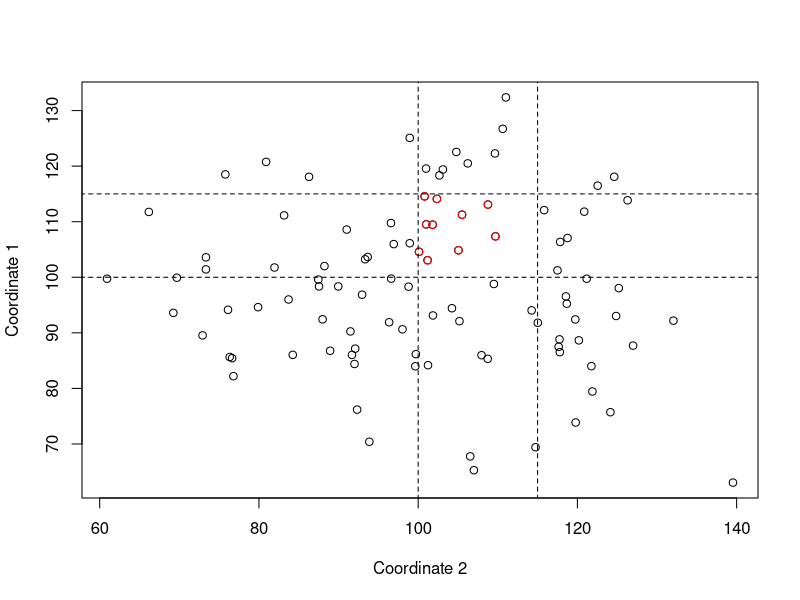
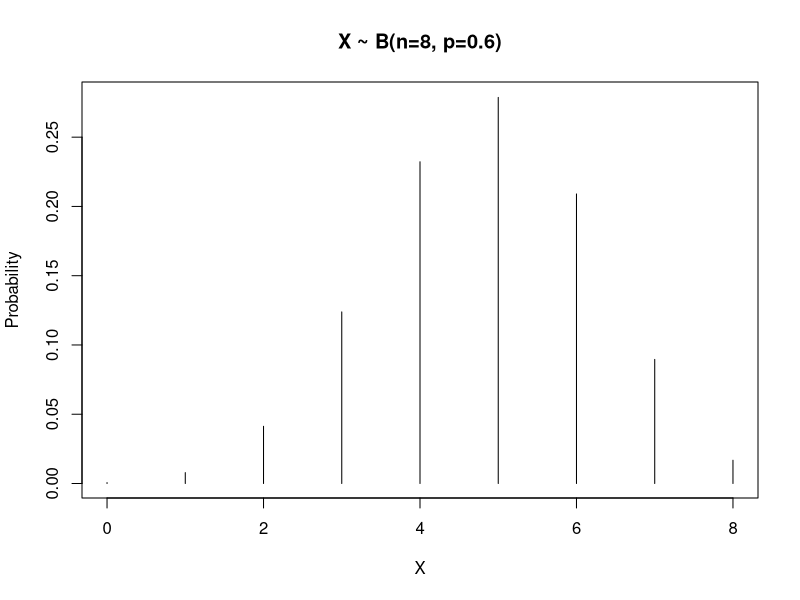
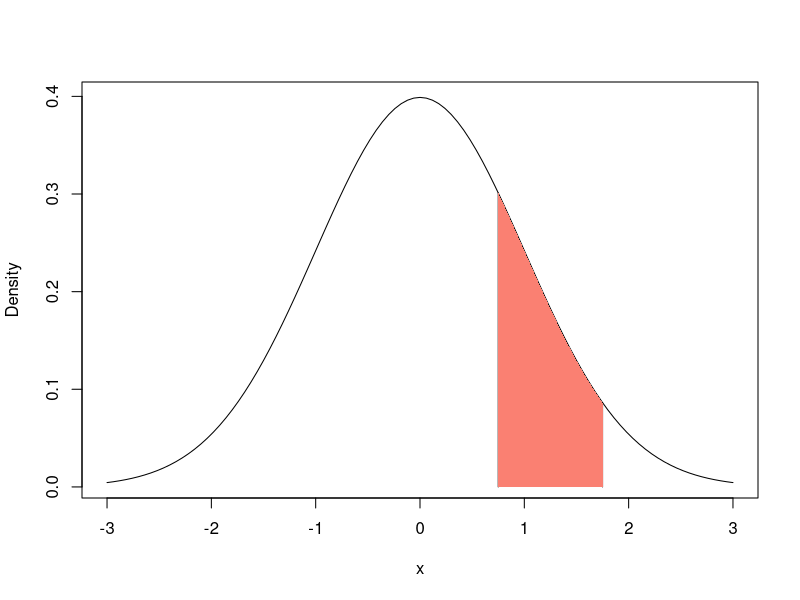
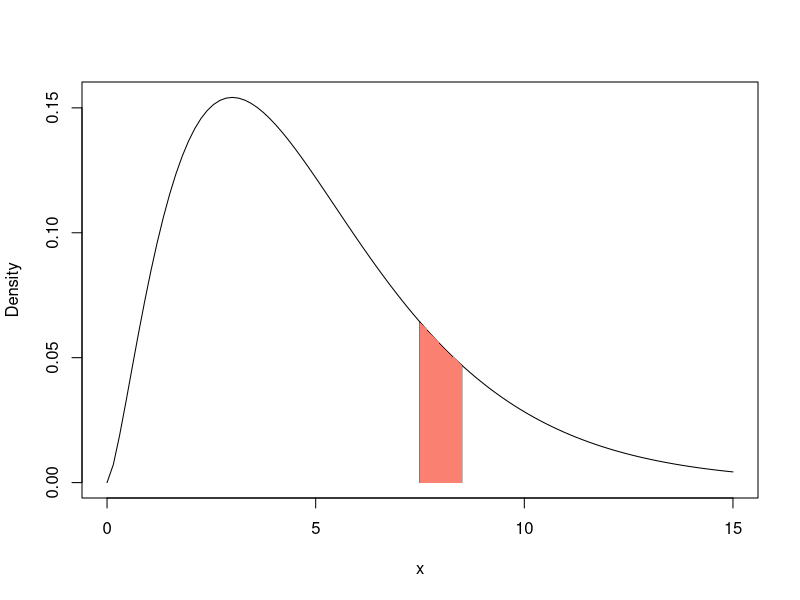
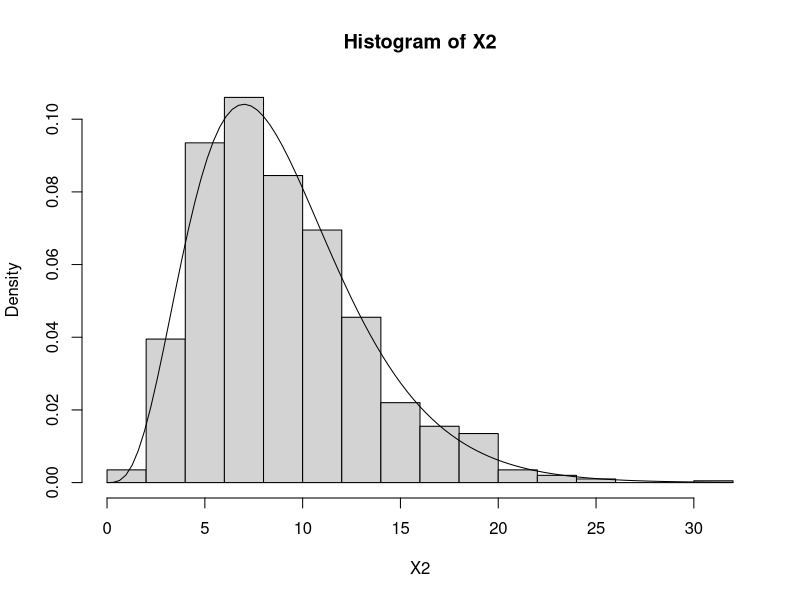
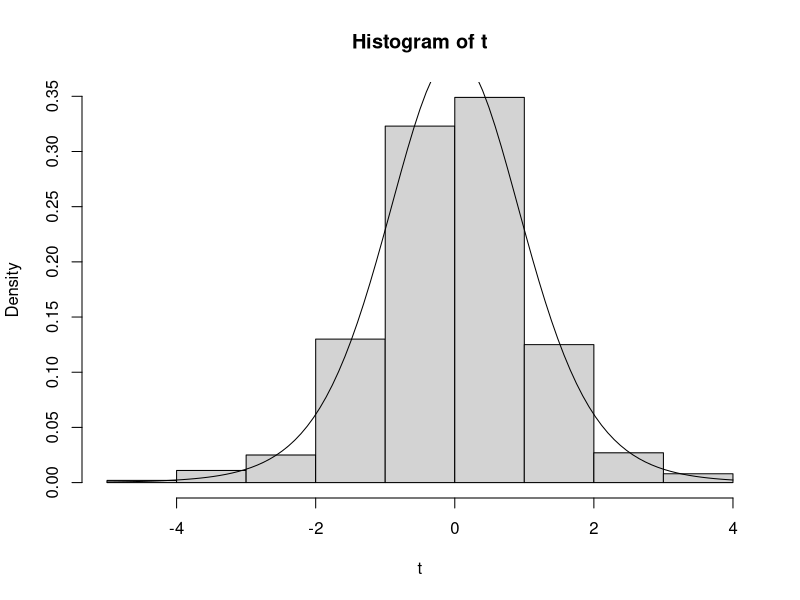

Recreate these plots in R, in order.
#===============================================================================
# CURSO:   BEGINNER AND INTERMEDIATE LEVEL R COURSE
# SCRIPT:  2. Vectors
# AUTORES: Marcos Jimenez
#===============================================================================

#-------------
# 2.1. Vectors
#-------------

n <- c(1, 2, 3, 4)                           # Numeric
l <- c(TRUE, FALSE)                          # Logical
k <- c("cat", "dog")                         # Character
k <- factor(c("cat", "dog"), ordered = TRUE) # Factor
x <- c(1 + 2i, 4i)                           # Complex

# Preference order:
# 1. Character
# 2. Complex
# 3. Numeric
# 4. Logical / Factor

#-----------------------------
# 2.2. Construction of vectors
#-----------------------------

# Vector of numbers from 0 to 20 by steps of 2:
y <- seq(from = 0, to = 20, by = 2)
w <- 1:4 # Vector of integers from 1 to 4

# Concatenate the vectors:
z <- c(y, w)

# Take samples from random variables:
set.seed(2025)                       # Fix the seed to get the same results
rbinom(n = 10, size = 5, prob = 0.5) # 10 samples from the binomial distribution
rnorm(n = 10, mean = 0, sd = 1)      # 10 samples from the normal distribution
rt(n = 10, df = 5)                   # 10 samples from the t distribution
rchisq(n = 10, df = 5)               # 10 samples from the chi2 distribution
runif(n = 10, min = 0, max = 1)      # 10 samples from the uniform distribution

# Extract 10 elements from letters with replacement at random:
sample(x = letters, size = 10, replace = TRUE)

# Extract 5 elements from c("Hombre", "Mujer") with replacement at random:
sample(c("dog", "cat"), size = 5, replace = TRUE)

# Automatic creation of long character vectors:
paste("Sujeto", 1:20, sep = "")

#---------------------
# 2.3. Vector indexing
#---------------------

z <- 1:6

# Extract elements:
z[1]
z[c(2, 5)]

# Remove elements:
z[-1]
z[-c(2, 5)]

#-----------------------------------
# 2.4. Functions for numeric vectors
#-----------------------------------

# Extract 6 samples from (1:5) with replacement:
x <- sample(x = 1:5, size = 6, replace = TRUE)

mean(x)        # Mean
median(x)      # Median
var(x)         # Cuasi-Variance
sd(x)          # Cuasi-Standard deviation
min(x)         # Minimum
max(x)         # Maximum
sum(x)         # Sum
prod(x)        # Product
log(x)         # Logarithm
exp(x)         # Exponential
length(x)      # Length of the vector
head(x, n = 3) # Print the first 3 elements
tail(x, n = 3) # Print the last 3 elements
table(x)       # Frequencies of each element in the vector

?mean                 # Check the documentation of the function
x[1] <- NA            # NA: Non Available
mean(x, na.rm = TRUE) # Mean discarding Non Available values

#---------------------------------------------
# 2.4.1 Plot two numeric vectors (scatterplot)
#---------------------------------------------

# Create random deviates:
x <- rnorm(n = 100, mean = 100, sd = 15) # 10 samples from a normal distribution
y <- rnorm(n = 100, mean = 100, sd = 15) # 10 samples from a normal distribution

plot(x, y, ylab = "Coordinate 1", xlab = "Coordinate 2")

# Highlight specific coordinates:
condition <- x > 100 & x < 115 & y > 100 & y < 115
indices <- which(condition) # Get the indices that satisfy the condition
points(x[indices], y[indices], col = "red") # Hightlight these points in red

# Draw segments:
segments(x0 = 100, x1 = 100, y0 = 0, y1 = 150, lty = "dashed")
segments(x0 = 115, x1 = 115, y0 = 0, y1 = 150, lty = "dashed")
segments(x0 = 0, x1 = 150, y0 = 100, y1 = 100, lty = "dashed")
segments(x0 = 0, x1 = 150, y0 = 115, y1 = 115, lty = "dashed")

#-------------------------------------------
# 2.5. Simulation of common random variables
#-------------------------------------------

#----------------------------
# 2.5.1 Binomial distribution
#----------------------------

set.seed(123)                           # Random seed
N <- 1000                               # Sample size
n <- 8                                  # Number of trials
prob <- 0.60                            # Probability of success
b <- rbinom(N, size = n, prob = prob)   # 1000 samples from Binomial
empirical <- table(b)/1000              # Empirical proportions

factural <- dbinom(0:n, size = n,
                   prob = prob)         # Theoretical proportions
cbind(empirical, factural)              # Compare empirical and theoretical

# Plot the theoretical distribution:
plot(0:n, factural, main = paste("X ~ B(n=", n, ", p=", prob, ")", sep = ""),
     xlab = "X", ylab = "Probability", type = "h")

#--------------------------
# 2.5.2 Normal distribution
#--------------------------

# Take 100000 samples from the standard normal distribution:
X <- rnorm(n = 100000, mean = 0, sd = 1)

# Simulate the probability density of x = 1.25:
x <- 1.25
delta <- 1
mean((X > x-delta/2 & X < x+delta/2)) / delta

# Compare with the actual probability density:
dnorm(x, mean = 0, sd = 1)

# Visualize the probability density:
curve(dnorm(x, mean = 0, sd = 1), xlim = c(-3, 3), ylab = "Density")
segments(x0 = x-delta/2,
         x1 = x-delta/2,
         y0 = 0,
         y1 = dnorm(x-delta/2))
segments(x0 = x+delta/2,
         x1 = x+delta/2,
         y0 = 0,
         y1 = dnorm(x+delta/2))

# Create intervals for x and y coordinates:
x_fill <- seq(x - delta/2, x + delta/2, length.out = 100)
y_fill <- dnorm(x_fill, mean = 0, sd = 1)

# Use polygon to shade the area under the curve in the defined interval:
polygon(c(x - delta/2, x_fill, x + delta/2),
        c(0, y_fill, 0),
        col = "salmon", border = NA)

#------------------------
# 2.5.3 Chi2 distribution
#------------------------

# Take 100000 samples from the chi2 distribution:
df <- 5                         # Degrees of freedom
X <- rchisq(n = 100000, df = df)

# Simulate the probability density of x = 8:
x <- 8
delta <- 1
mean((X > x-delta/2 & X < x+delta/2)) / delta

# Compare with the actual probability density:
dchisq(x, df = df)

# Visualize the probability density:
curve(dchisq(x, df = df), xlim = c(0, 15), ylab = "Density")
segments(x0 = x-delta/2,
         x1 = x-delta/2,
         y0 = 0,
         y1 = dchisq(x-delta/2, df = df))
segments(x0 = x+delta/2,
         x1 = x+delta/2,
         y0 = 0,
         y1 = dchisq(x+delta/2, df = df))

# Create intervals for x and y coordinates:
x_fill <- seq(x - delta/2, x + delta/2, length.out = 100)
y_fill <- dchisq(x_fill, df = df)

# Use polygon to shade the area under the curve in the defined interval:
polygon(c(x - delta/2, x_fill, x + delta/2),
        c(0, y_fill, 0),
        col = "salmon", border = NA)

#----------------------------------------------------
# 2.5.4 From normal to Chi2 to t-student distribution
#----------------------------------------------------

nsim <- 1000                 # Number of simulations
X2 <- vector(length = nsim)  # Store the Chi2 values
t <- vector(length = nsim)   # Store the t values
df <- 9                      # Degrees of freedom

for(i in 1:nsim) {

  z <- rnorm(df)             # Sample from standard normal
  X2[i] <- sum(z^2)          # Sum the squares of the normals (Chi2)
  Z <- rnorm(1)              # Take one sample from the standard normal
  t[i] <- Z / sqrt(X2[i]/df) # Build a variable that is t-distributed

}

hist(X2, freq = FALSE) # Plot Chi2 distribution
curve(dchisq(x, df = df), add = TRUE)

hist(t, freq = FALSE) # Plot t-student distribution
curve(dt(x, df = df), add = TRUE)
